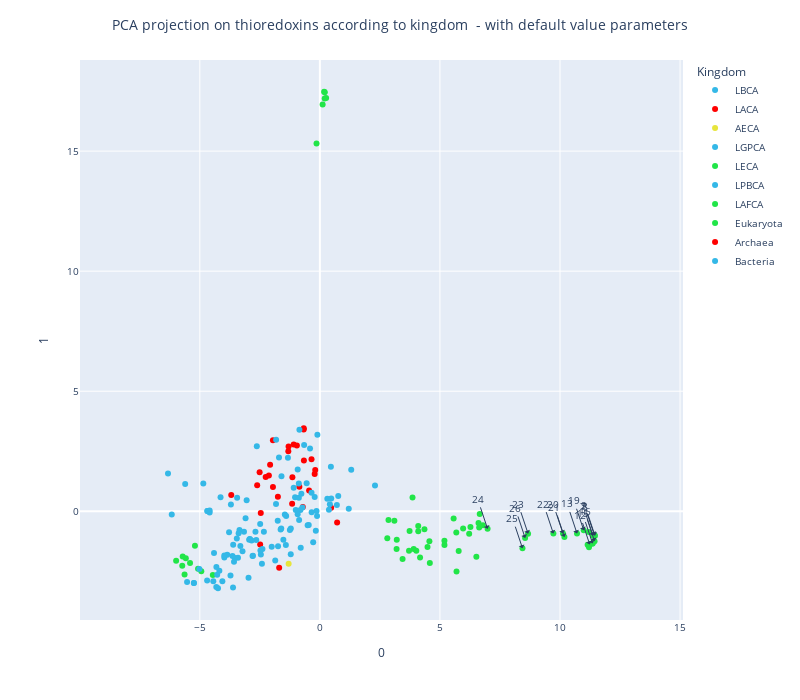

The cell this chart's notebook holds for it:
### Code cell
pca_trace= plot_embedding_interactive_bis(array_emb = X_PCA_c, df_annot = thioredoxin_color, 
                               show_text = True,
                               labels_name = "Kingdom", 
                               second_labels_name = "proteins_id",
                               #labels_text = ['49','50'], # amoebozoa
                               labels_text = ['7', '8', '9', '12', '13', '15', '16', '19', '20', '21', '22', '23', '24', '25', '26'], # metazoa
                               #labels_text = ['71', '72', '73', '74', '75'], # archaea halobacterial
                               #labels_text = ['27', '28', '29', '32', '33', '24'], # eukaryotic arthropoda
                               #labels_text = ['51','52', '154', '155','156', '157', '158'], # eukaryotic chloroplast
                               #labels_text = ['126', '127', '129', '130', '131', '168', '197'], # proteo-/actinobacteria
                               #labels_text = ['51','52', '154', '155','156', '157', '158'], # eukaryotic chloroplast
                               #labels_text = ['18', '186','187', '188', '190'], # eukaryotic mitochondrion
                               #labels_text = ['LBCA', 'LACA', 'AECA', 'LGPCA', 'LECA', 'LPBCA', 'LAFCA'],
                               title = "PCA projection on thioredoxins according to kingdom  - with default value parameters",
                               color_palette = trx_palette)
pca_trace.show()

### Figure 1 — Plotly figure (JSON) as saved in the notebook; plotly's stock layout.template omitted (floating-point values rounded to 4 significant figures; data arrays with more than 128 entries replaced by an {"elided": "..."} marker saying what was removed)
{"data": [{"customdata": [["0", "LBCA", "LBCA", "LBCA", "OTHERS"]], "hovertemplate": "<b>%{hovertext}</b><br><br>Kingdom=%{customdata[2]}<br>0=%{x}<br>1=%{y}<br>proteins_id=%{customdata[0]}<br>Species=%{customdata[1]}<br>Family=%{customdata[3]}<br>Color_eukaryota=%{customdata[4]}<extra></extra>", "hovertext": ["LBCA"], "legendgroup": "LBCA", "marker": {"color": "#34b8e7", "symbol": "circle"}, "mode": "markers", "name": "LBCA", "orientation": "v", "showlegend": true, "textposition": "top right", "type": "scatter", "x": [-2.971], "xaxis": "x", "y": [-2.768], "yaxis": "y"}, {"customdata": [["1", "LACA", "LACA", "LACA", "OTHERS"]], "hovertemplate": "<b>%{hovertext}</b><br><br>Kingdom=%{customdata[2]}<br>0=%{x}<br>1=%{y}<br>proteins_id=%{customdata[0]}<br>Species=%{customdata[1]}<br>Family=%{customdata[3]}<br>Color_eukaryota=%{customdata[4]}<extra></extra>", "hovertext": ["LACA"], "legendgroup": "LACA", "marker": {"color": "#ff0000", "symbol": "circle"}, "mode": "markers", "name": "LACA", "orientation": "v", "showlegend": true, "textposition": "top right", "type": "scatter", "x": [-1.695], "xaxis": "x", "y": [-2.348], "yaxis": "y"}, {"customdata": [["2", "AECA", "AECA", "AECA", "OTHERS"]], "hovertemplate": "<b>%{hovertext}</b><br><br>Kingdom=%{customdata[2]}<br>0=%{x}<br>1=%{y}<br>proteins_id=%{customdata[0]}<br>Species=%{customdata[1]}<br>Family=%{customdata[3]}<br>Color_eukaryota=%{customdata[4]}<extra></extra>", "hovertext": ["AECA"], "legendgroup": "AECA", "marker": {"color": "#e7e53c", "symbol": "circle"}, "mode": "markers", "name": "AECA", "orientation": "v", "showlegend": true, "textposition": "top right", "type": "scatter", "x": [-1.301], "xaxis": "x", "y": [-2.183], "yaxis": "y"}, {"customdata": [["3", "LGPCA", "LGPCA", "LGPCA", "OTHERS"]], "hovertemplate": "<b>%{hovertext}</b><br><br>Kingdom=%{customdata[2]}<br>0=%{x}<br>1=%{y}<br>proteins_id=%{customdata[0]}<br>Species=%{customdata[1]}<br>Family=%{customdata[3]}<br>Color_eukaryota=%{customdata[4]}<extra></extra>", "hovertext": ["LGPCA"], "legendgroup": "LGPCA", "marker": {"color": "#34b8e7", "symbol": "circle"}, "mode": "markers", "name": "LGPCA", "orientation": "v", "showlegend": true, "textposition": "top right", "type": "scatter", "x": [-4.695], "xaxis": "x", "y": [-2.883], "yaxis": "y"}, {"customdata": [["4", "LECA", "LECA", "LECA", "OTHERS"]], "hovertemplate": "<b>%{hovertext}</b><br><br>Kingdom=%{customdata[2]}<br>0=%{x}<br>1=%{y}<br>proteins_id=%{customdata[0]}<br>Species=%{customdata[1]}<br>Family=%{customdata[3]}<br>Color_eukaryota=%{customdata[4]}<extra></extra>", "hovertext": ["LECA"], "legendgroup": "LECA", "marker": {"color": "#21e548", "symbol": "circle"}, "mode": "markers", "name": "LECA", "orientation": "v", "showlegend": true, "textposition": "top right", "type": "scatter", "x": [5.69], "xaxis": "x", "y": [-2.507], "yaxis": "y"}, {"customdata": [["5", "LPBCA", "LPBCA", "LPBCA", "OTHERS"]], "hovertemplate": "<b>%{hovertext}</b><br><br>Kingdom=%{customdata[2]}<br>0=%{x}<br>1=%{y}<br>proteins_id=%{customdata[0]}<br>Species=%{customdata[1]}<br>Family=%{customdata[3]}<br>Color_eukaryota=%{customdata[4]}<extra></extra>", "hovertext": ["LPBCA"], "legendgroup": "LPBCA", "marker": {"color": "#34b8e7", "symbol": "circle"}, "mode": "markers", "name": "LPBCA", "orientation": "v", "showlegend": true, "textposition": "top right", "type": "scatter", "x": [-3.617], "xaxis": "x", "y": [-3.175], "yaxis": "y"}, {"customdata": [["6", "LAFCA", "LAFCA", "LAFCA", "OTHERS"]], "hovertemplate": "<b>%{hovertext}</b><br><br>Kingdom=%{customdata[2]}<br>0=%{x}<br>1=%{y}<br>proteins_id=%{customdata[0]}<br>Species=%{customdata[1]}<br>Family=%{customdata[3]}<br>Color_eukaryota=%{customdata[4]}<extra></extra>", "hovertext": ["LAFCA"], "legendgroup": "LAFCA", "marker": {"color": "#21e548", "symbol": "circle"}, "mode": "markers", "name": "LAFCA", "orientation": "v", "showlegend": true, "textposition": "top right", "type": "scatter", "x": [6.516], "xaxis": "x", "y": [-1.888], "yaxis": "y"}, {"customdata": {"elided": "65x5 str values"}, "hovertemplate": "<b>%{hovertext}</b><br><br>Kingdom=%{customdata[2]}<br>0=%{x}<br>1=%{y}<br>proteins_id=%{customdata[0]}<br>Species=%{customdata[1]}<br>Family=%{customdata[3]}<br>Color_eukaryota=%{customdata[4]}<extra></extra>", "hovertext": ["Eukaryota", "Eukaryota", "Eukaryota", "Eukaryota", "Eukaryota", "Eukaryota", "Eukaryota", "Eukaryota", "Eukaryota", "Eukaryota", "Eukaryota", "Eukaryota", "Eukaryota", "Eukaryota", "Eukaryota", "Eukaryota", "Eukaryota", "Eukaryota", "Eukaryota", "Eukaryota", "Eukaryota", "Eukaryota", "Eukaryota", "Eukaryota", "Eukaryota", "Eukaryota", "Eukaryota", "Eukaryota", "Eukaryota", "Eukaryota", "Eukaryota", "Eukaryota", "Eukaryota", "Eukaryota", "Eukaryota", "Eukaryota", "Eukaryota", "Eukaryota", "Eukaryota", "Eukaryota", "Eukaryota", "Eukaryota", "Eukaryota", "Eukaryota", "Eukaryota", "Eukaryota", "Eukaryota", "Eukaryota", "Eukaryota", "Eukaryota", "Eukaryota", "Eukaryota", "Eukaryota", "Eukaryota", "Eukaryota", "Eukaryota", "Eukaryota", "Eukaryota", "Eukaryota", "Eukaryota", "Eukaryota", "Eukaryota", "Eukaryota", "Eukaryota", "Eukaryota"], "legendgroup": "Eukaryota", "marker": {"color": "#21e548", "symbol": "circle"}, "mode": "markers", "name": "Eukaryota", "orientation": "v", "showlegend": true, "textposition": "top right", "type": "scatter", "x": [11.37, 11.46, 11.43, 11.2, 11.15, 11.24, 10.71, 11.36, 11.36, 11.44, 11.21, -0.1397, 10.99, 10.12, 10.18, 9.725, 8.67, 6.984, 8.437, 8.547, 6.634, 6.607, 6.271, 6.657, 5.966, 5.57, 6.217, 6.787, 5.189, 4.097, 3.905, 3.194, 3.202, 2.857, 2.807, 4.016, 4.172, 4.579, 3.444, 3.713, 5.187, 4.096, 4.561, 3.735, -5.584, -5.203, -5.635, -5.732, -4.459, 5.681, 5.78, 3.858, 4.354, 3.103, 4.483, -5.713, -4.938, -5.407, -5.987, -5.074, 0.1148, 0.1995, 0.2604, 0.1775, 0.2036], "xaxis": "x", "y": [-1.014, -1.015, -0.9913, -0.8645, -1.39, -1.383, -0.9221, -1.34, -1.34, -1.244, -1.495, 15.32, -0.7911, -0.9255, -1.068, -0.9297, -0.9312, -0.7314, -1.536, -1.107, -0.6737, -0.4857, -0.6542, -0.1087, -0.7139, -0.2982, -0.9313, -0.5818, -1.4, -0.8338, -1.573, -1.567, -1.181, -0.3661, -1.124, -1.641, -1.925, -2.158, -1.99, -1.641, -1.23, -0.6165, -1.249, -0.8236, -1.958, -1.439, -2.632, -2.265, -2.653, -0.8833, -1.651, 0.5702, -0.7453, -0.39, -1.484, -1.885, -2.5, -2.157, -2.064, -2.398, 16.94, 17.19, 17.21, 17.47, 17.45], "yaxis": "y"}, {"customdata": {"elided": "28x5 str values"}, "hovertemplate": "<b>%{hovertext}</b><br><br>Kingdom=%{customdata[2]}<br>0=%{x}<br>1=%{y}<br>proteins_id=%{customdata[0]}<br>Species=%{customdata[1]}<br>Family=%{customdata[3]}<br>Color_eukaryota=%{customdata[4]}<extra></extra>", "hovertext": ["Archaea", "Archaea", "Archaea", "Archaea", "Archaea", "Archaea", "Archaea", "Archaea", "Archaea", "Archaea", "Archaea", "Archaea", "Archaea", "Archaea", "Archaea", "Archaea", "Archaea", "Archaea", "Archaea", "Archaea", "Archaea", "Archaea", "Archaea", "Archaea", "Archaea", "Archaea", "Archaea", "Archaea"], "legendgroup": "Archaea", "marker": {"color": "#ff0000", "symbol": "circle"}, "mode": "markers", "name": "Archaea", "orientation": "v", "showlegend": true, "textposition": "top right", "type": "scatter", "x": [-2.487, -3.691, -2.611, -1.749, -2.462, -1.304, -0.3483, -0.1942, -0.7117, -0.2172, -0.6745, -1.956, -0.4489, -0.8552, 0.7178, 0.4674, -1.092, -1.955, -2.073, -1.145, -1.156, -0.6652, -0.671, -2.51, -2.257, -2.125, -0.9588, -1.314], "xaxis": "x", "y": [-1.385, 0.6798, 1.086, 0.6097, -0.06825, 2.697, 2.172, 1.724, 0.1807, 1.555, 3.407, 2.961, 0.8615, 1.019, -0.4674, 0.143, 2.786, 1.01, 1.939, 1.417, 0.3142, 2.118, 3.457, 1.623, 1.425, 1.489, 2.74, 2.499], "yaxis": "y"}, {"customdata": {"elided": "110x5 str values"}, "hovertemplate": "<b>%{hovertext}</b><br><br>Kingdom=%{customdata[2]}<br>0=%{x}<br>1=%{y}<br>proteins_id=%{customdata[0]}<br>Species=%{customdata[1]}<br>Family=%{customdata[3]}<br>Color_eukaryota=%{customdata[4]}<extra></extra>", "hovertext": ["Bacteria", "Bacteria", "Bacteria", "Bacteria", "Bacteria", "Bacteria", "Bacteria", "Bacteria", "Bacteria", "Bacteria", "Bacteria", "Bacteria", "Bacteria", "Bacteria", "Bacteria", "Bacteria", "Bacteria", "Bacteria", "Bacteria", "Bacteria", "Bacteria", "Bacteria", "Bacteria", "Bacteria", "Bacteria", "Bacteria", "Bacteria", "Bacteria", "Bacteria", "Bacteria", "Bacteria", "Bacteria", "Bacteria", "Bacteria", "Bacteria", "Bacteria", "Bacteria", "Bacteria", "Bacteria", "Bacteria", "Bacteria", "Bacteria", "Bacteria", "Bacteria", "Bacteria", "Bacteria", "Bacteria", "Bacteria", "Bacteria", "Bacteria", "Bacteria", "Bacteria", "Bacteria", "Bacteria", "Bacteria", "Bacteria", "Bacteria", "Bacteria", "Bacteria", "Bacteria", "Bacteria", "Bacteria", "Bacteria", "Bacteria", "Bacteria", "Bacteria", "Bacteria", "Bacteria", "Bacteria", "Bacteria", "Bacteria", "Bacteria", "Bacteria", "Bacteria", "Bacteria", "Bacteria", "Bacteria", "Bacteria", "Bacteria", "Bacteria", "Bacteria", "Bacteria", "Bacteria", "Bacteria", "Bacteria", "Bacteria", "Bacteria", "Bacteria", "Bacteria", "Bacteria", "Bacteria", "Bacteria", "Bacteria", "Bacteria", "Bacteria", "Bacteria", "Bacteria", "Bacteria", "Bacteria", "Bacteria", "Bacteria", "Bacteria", "Bacteria", "Bacteria", "Bacteria", "Bacteria", "Bacteria", "Bacteria", "Bacteria", "Bacteria"], "legendgroup": "Bacteria", "marker": {"color": "#34b8e7", "symbol": "circle"}, "mode": "markers", "name": "Bacteria", "orientation": "v", "showlegend": true, "textposition": "top right", "type": "scatter", "x": [0.4722, 1.203, -0.6562, -0.1407, 1.305, 2.295, -1.6, -0.5094, 0.377, -2.393, -2.457, -1.608, -2.476, -2.006, -1.86, -1.417, -0.2791, -0.7982, -0.1694, -1.521, -1.743, -4.855, 0.4166, -0.118, -2.332, -3.312, 0.7645, -3.095, -1.826, -1.21, -1.756, -1.703, -1.404, -0.3429, -3.223, -0.9237, 0.4584, 0.31, -0.8647, -1.033, -1.004, -0.8759, -0.1037, -0.8518, -1.459, -1.635, -2.649, -3.46, -3.41, -1.213, -2.487, -0.8782, -0.7276, -0.3474, -0.4102, -0.7705, -0.8111, -1.091, -0.9257, -3.723, -4.062, -4.314, -4.438, -4.243, -3.705, -4.137, -2.804, -3.782, -2.414, -6.325, -1.823, -2.843, -3.979, -0.2166, -6.17, -3.16, -3.537, -3.638, -5.61, -3.611, -3.858, -3.348, -3.383, -2.945, 0.7064, -0.5509, -1.331, -2.914, -2.919, -2.683, -2.788, -2.627, -3.98, -4.187, -3.576, -4.409, -3.05, -0.4643, -1.25, -4.31, -5.019, -4.276, -5.247, -5.53, -5.247, -4.685, -4.685, -4.593, -4.592, -3.446], "xaxis": "x", "y": [0.5369, 0.1045, 2.766, 0.01427, 1.73, 1.072, 1.463, -0.5801, 0.0642, -1.573, -1.796, -0.7167, -1.633, -1.481, -2.054, -1.399, -1.287, -1.516, -0.8058, -1.183, -1.452, 1.16, 0.2957, -0.1954, -0.8565, -1.447, 0.6392, -0.2913, 0.3012, -0.7129, -0.3889, 2.239, -0.2009, -0.036, -1.663, 1.738, 1.854, 0.518, -0.359, 0.588, 0.04934, 0.5657, 3.192, 3.397, -0.1326, -0.7592, -1.198, -1.131, -1.934, -1.784, -0.5293, 1.156, 0.1621, 0.7767, 2.618, 0.7316, 0.05423, 0.9777, -0.1186, -2.676, -2.91, -3.148, -2.912, -3.205, 0.2837, 0.5857, -1.857, -0.8703, -2.187, 1.571, 2.974, -1.221, -1.923, 0.5939, -0.1367, -0.8531, -1.948, -1.864, 1.137, -1.395, -1.813, -0.7802, -0.9129, -1.181, 0.2612, 1.165, 2.229, -1.162, -1.149, -0.8487, -1.85, 2.707, -1.838, -2.475, -2.104, -1.736, 0.4569, -0.5673, -0.7841, -2.315, -2.401, -2.64, -2.99, -2.941, -2.99, 0.008237, 0.008237, -0.04753, 0.0364, 0.5672], "yaxis": "y"}], "layout": {"annotations": [{"arrowhead": 1, "showarrow": true, "text": "7", "x": 11.37, "y": -1.014}, {"arrowhead": 1, "showarrow": true, "text": "8", "x": 11.46, "y": -1.015}, {"arrowhead": 1, "showarrow": true, "text": "9", "x": 11.43, "y": -0.9913}, {"arrowhead": 1, "showarrow": true, "text": "12", "x": 11.24, "y": -1.383}, {"arrowhead": 1, "showarrow": true, "text": "13", "x": 10.71, "y": -0.9221}, {"arrowhead": 1, "showarrow": true, "text": "15", "x": 11.36, "y": -1.34}, {"arrowhead": 1, "showarrow": true, "text": "16", "x": 11.44, "y": -1.244}, {"arrowhead": 1, "showarrow": true, "text": "19", "x": 10.99, "y": -0.7911}, {"arrowhead": 1, "showarrow": true, "text": "20", "x": 10.12, "y": -0.9255}, {"arrowhead": 1, "showarrow": true, "text": "21", "x": 10.18, "y": -1.068}, {"arrowhead": 1, "showarrow": true, "text": "22", "x": 9.725, "y": -0.9297}, {"arrowhead": 1, "showarrow": true, "text": "23", "x": 8.67, "y": -0.9312}, {"arrowhead": 1, "showarrow": true, "text": "24", "x": 6.984, "y": -0.7314}, {"arrowhead": 1, "showarrow": true, "text": "25", "x": 8.437, "y": -1.536}, {"arrowhead": 1, "showarrow": true, "text": "26", "x": 8.547, "y": -1.107}], "font": {"size": 10}, "height": 700, "legend": {"title": {"text": "Kingdom"}, "tracegroupgap": 0}, "margin": {"t": 60}, "title": {"text": "PCA projection on thioredoxins according to kingdom  - with default value parameters", "x": 0.5}, "width": 800, "xaxis": {"anchor": "y", "autorange": true, "domain": [0, 1], "range": [-9.803, 14.93], "title": {"text": "0"}, "type": "linear"}, "yaxis": {"anchor": "x", "autorange": true, "domain": [0, 1], "range": [-4.527, 18.79], "scaleanchor": "x", "scaleratio": 1, "title": {"text": "1"}, "type": "linear"}}}
